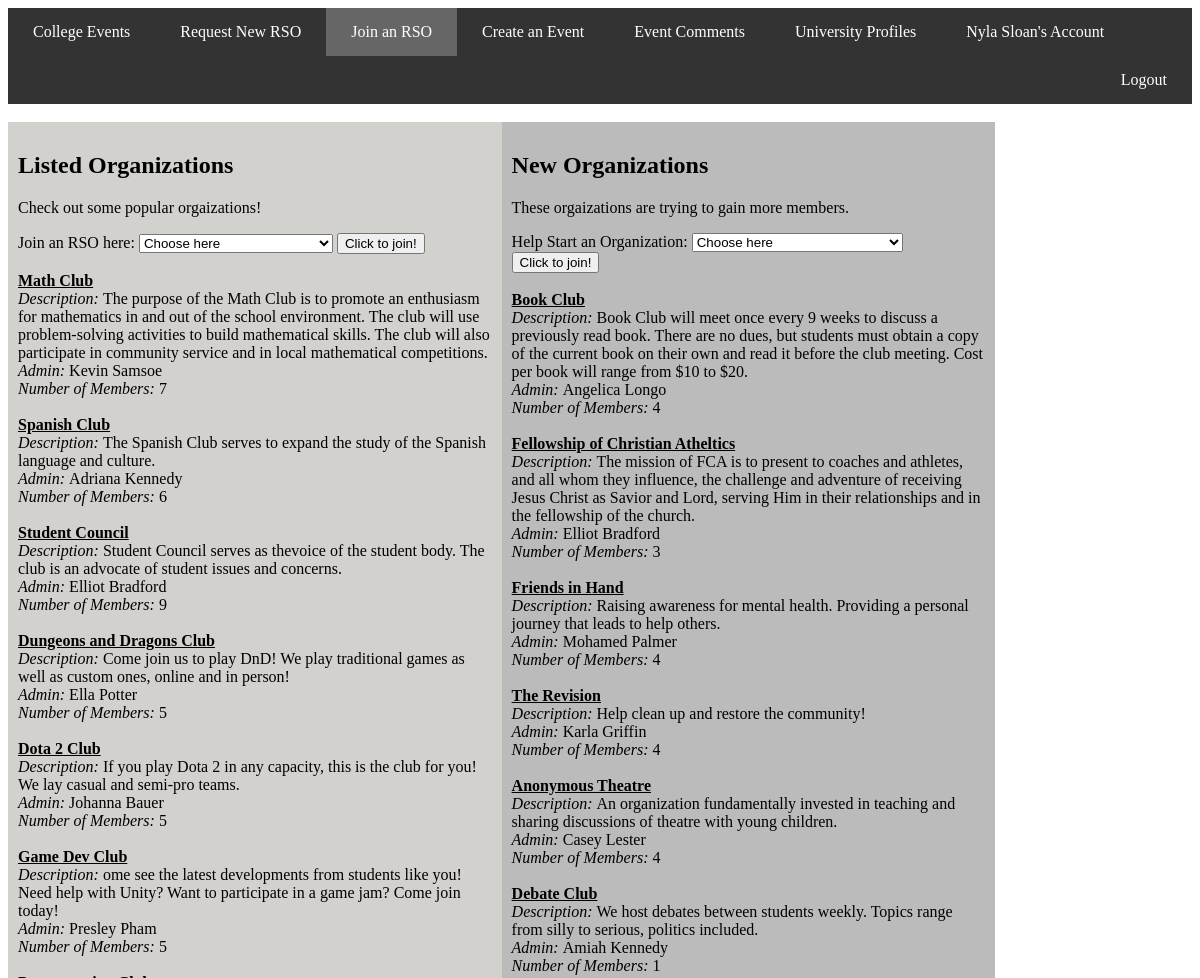
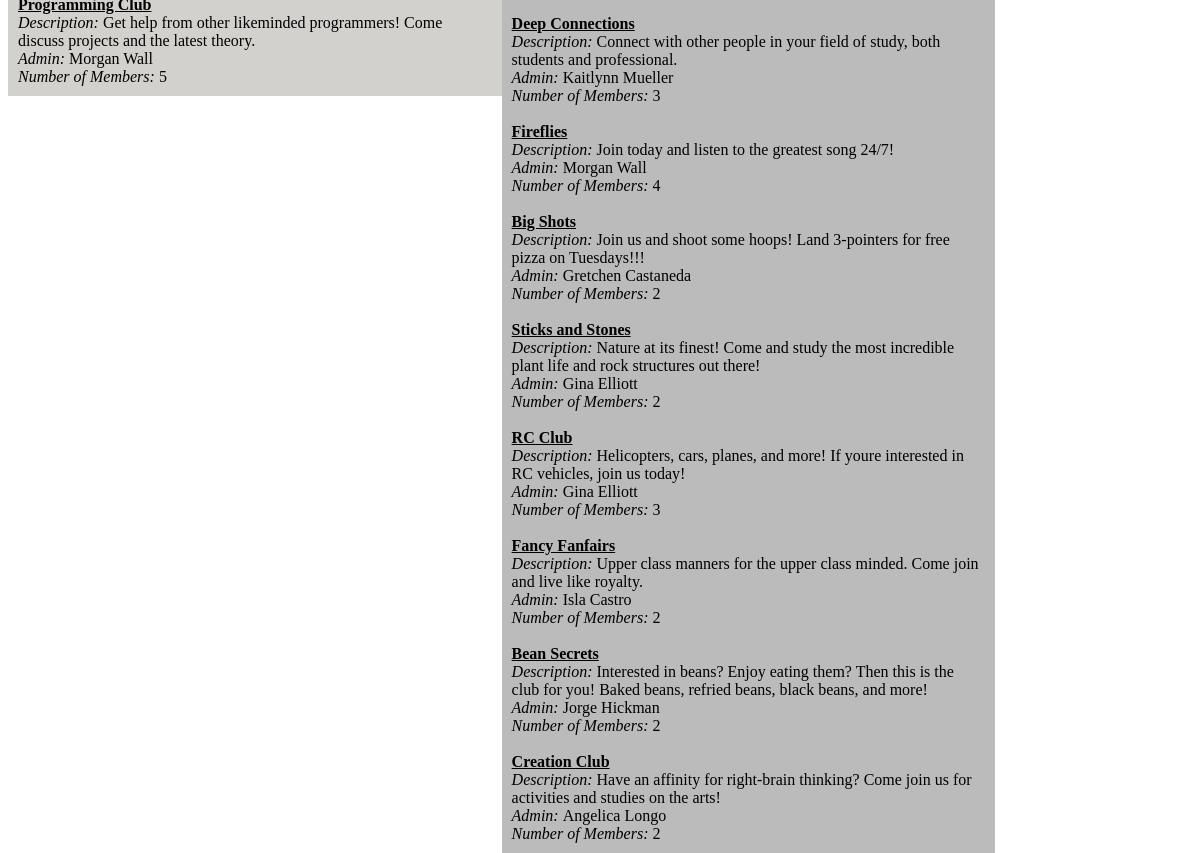
The page /CollegeEvents/joinRSO.php (signed in) on the database its author committed (2 pictures, top to bottom).
### tables this page shows
CREATE TABLE `users` (
  `id` bigint(20) NOT NULL,
  `user_id` bigint(20) NOT NULL,
  `name` varchar(100) NOT NULL,
  `password` varchar(100) NOT NULL,
  `email` varchar(100) NOT NULL,
  `acc_type` varchar(100) NOT NULL,
  `university` varchar(100) NOT NULL,
  `followingRSOs` varchar(1000) NOT NULL
);

CREATE TABLE `organizations` (
  `id` int(11) NOT NULL,
  `rso_name` varchar(100) NOT NULL,
  `description` varchar(1000) NOT NULL,
  `user_name` varchar(100) NOT NULL,
  `user_id` bigint(20) NOT NULL,
  `members` bigint(20) NOT NULL
);

### CollegeEvents/functions.php (called while the page is built, shortened)
<?php
function check_login($con){
	if(isset($_SESSION['userID'])){
		$id = $_SESSION['userID'];
		$query = "SELECT * FROM users where user_id = '$id' limit 1";
		$result = mysqli_query($con, $query);
		if($result && mysqli_num_rows($result) > 0){
			$user_data = mysqli_fetch_assoc($result);
			return $user_data;
		}
	}
	die;
}

### CollegeEvents/joinRSO.php (the view, shortened to what this page needs)
<?php
		include("connection.php");
		include("functions.php");
		$user_data = check_login($con);
 ?>
 <!DOCTYPE html>
 <html>
 <head>
 </head>
 <body>
	<div class="navbar">
	  <a href="index.php">College Events</a>
	  <a href="newRSO.php">Request New RSO</a>
	  <a href="joinRSO.php" class="active">Join an RSO</a>
	  <a href="newEvent.php">Create an Event</a>
	  <a href="eventComments.php">Event Comments</a>
	  <a href="uniProfile.php">University Profiles</a>
	  <a href="account.php"> <?php echo $user_data['name']; ?>'s Account</a>
	  <a href="logout.php" class="right">Logout</a>
	</div><br>
	<form method="post" class="column1" style="background-color:#D3D1CD;">
	    <h2>Listed Organizations</h2>
	    <p>Check out some popular orgaizations!</p>
		<label for="userRSO">Join an RSO here: </label>
		<select name="userRSO">
			<option selected disabled hidden>Choose here</option>
		</select>
		<input id="button" type="submit" value="Click to join!")"><br>
	 	<?php
			$query2 = "SELECT * FROM organizations";
			$result2 = mysqli_query($con,$query2);
			if(mysqli_num_rows($result2) > 0){
				while($data = mysqli_fetch_assoc($result2)){
					if($data['members'] >= 5){
						print "<br><strong><u>" . $data['rso_name'] . "</u></strong><br>";
						echo "<em>Description: </em>" . $data['description'] . "<br>";
						echo "<em>Admin: </em>" . $data['user_name'] . "<br>";
						echo "<em>Number of Members: </em>" . $data['members'] . "<br>";
						$data_id = $data['user_id'];
						$sql = "UPDATE users SET acc_type='Admin' WHERE user_id='$data_id'";
						mysqli_query($con, $sql);
					}
				}
			}
	 	?>
 	 </form>
 	 <form method="post" class="column2" style="background-color:#bbb;">
	    <h2>New Organizations</h2>
	    <p>These orgaizations are trying to gain more members.</p>
	    <label for="userRSO">Help Start an Organization: </label>
		<select name="userRSO">
			<option selected disabled hidden>Choose here</option>
		</select>
		<input id="button" type="submit" value="Click to join!")"> <br>
		<?php
			$query2 = "SELECT * FROM organizations";
			$result2 = mysqli_query($con,$query2);
			if(mysqli_num_rows($result2) > 0){
				while($data = mysqli_fetch_assoc($result2)){
					if($data['members'] < 5){
						print "<br><strong><u>" . $data['rso_name'] . "</u></strong><br>";
						echo "<em>Description: </em>" . $data['description'] . "<br>";
						echo "<em>Admin: </em>" . $data['user_name'] . "<br>";
						echo "<em>Number of Members: </em>" . $data['members'] . "<br>";
					}
				}
			}
	 	?>
  	</form>
 </body>
 </html>

### CollegeEvents/joinRSO.php (style rules this page uses)
.navbar { overflow: hidden; background-color: #333; position: sticky; position: -webkit-sticky; }
.navbar a { float: left; display: block; color: white; text-align: center; padding: 15px 25px; text-decoration: none; }
.navbar a.active { background-color: #666; color: white; }
.navbar a.right { float: right; }
.column1 { float: left; width: 40%; padding: 10px; }
.column2 { float: left; width: 40%; padding: 10px; }

### rows shown on the page
users: name "Nyla Sloan"
organizations: rso_name "Math Club", description "The purpose of the Math Club is to promote an enthusiasm for mathematics in and out of the school environment. The club will use problem-solving activities to build mathematical skills. The club will also participate in community service and in local mathematical competitions.", user_name "Kevin Samsoe", members "7"
organizations: rso_name "Spanish Club", description "The Spanish Club serves to expand the study of the Spanish language and culture.", user_name "Adriana Kennedy", members "6"
organizations: rso_name "Student Council", description "Student Council serves as thevoice of the student body. The club is an advocate of student issues and concerns.", user_name "Elliot Bradford", members "9"
organizations: rso_name "Dungeons and Dragons Club", description "Come join us to play DnD! We play traditional games as well as custom ones, online and in person!", user_name "Ella Potter", members "5"
organizations: rso_name "Dota 2 Club", description "If you play Dota 2 in any capacity, this is the club for you! We lay casual and semi-pro teams.", user_name "Johanna Bauer", members "5"
organizations: rso_name "Game Dev Club", description "ome see the latest developments from students like you! Need help with Unity? Want to participate in a game jam? Come join today!", user_name "Presley Pham", members "5"
organizations: rso_name "Programming Club", description "Get help from other likeminded programmers! Come discuss projects and the latest theory.", user_name "Morgan Wall", members "5"
organizations: rso_name "Book Club", description "Book Club will meet once every 9 weeks to discuss a previously read book. There are no dues, but students must obtain a copy of the current book on their own and read it before the club meeting. Cost per book will range from $10 to $20.", user_name "Angelica Longo", members "4"
organizations: rso_name "Fellowship of Christian Atheltics", description "The mission of FCA is to present to coaches and athletes, and all whom they influence, the challenge and adventure of receiving Jesus Christ as Savior and Lord, serving Him in their relationships and in the fellowship of the church.", user_name "Elliot Bradford", members "3"
organizations: rso_name "Friends in Hand", description "Raising awareness for mental health. Providing a personal journey that leads to help others.", user_name "Mohamed Palmer", members "4"
organizations: rso_name "The Revision", description "Help clean up and restore the community!", user_name "Karla Griffin", members "4"
organizations: rso_name "Anonymous Theatre", description "An organization fundamentally invested in teaching and sharing discussions of theatre with young children.", user_name "Casey Lester", members "4"
organizations: rso_name "Debate Club", description "We host debates between students weekly. Topics range from silly to serious, politics included.", user_name "Amiah Kennedy", members "1"
organizations: rso_name "Deep Connections", description "Connect with other people in your field of study, both students and professional.", user_name "Kaitlynn Mueller", members "3"
organizations: rso_name "Fireflies", description "Join today and listen to the greatest song 24/7!", user_name "Morgan Wall", members "4"
organizations: rso_name "Big Shots", description "Join us and shoot some hoops! Land 3-pointers for free pizza on Tuesdays!!!", user_name "Gretchen Castaneda", members "2"
organizations: rso_name "Sticks and Stones", description "Nature at its finest! Come and study the most incredible plant life and rock structures out there!", user_name "Gina Elliott", members "2"
organizations: rso_name "RC Club", description "Helicopters, cars, planes, and more! If youre interested in RC vehicles, join us today!", user_name "Gina Elliott", members "3"
organizations: rso_name "Fancy Fanfairs", description "Upper class manners for the upper class minded. Come join and live like royalty.", user_name "Isla Castro", members "2"
organizations: rso_name "Bean Secrets", description "Interested in beans? Enjoy eating them? Then this is the club for you! Baked beans, refried beans, black beans, and more!", user_name "Jorge Hickman", members "2"
organizations: rso_name "Creation Club", description "Have an affinity for right-brain thinking? Come join us for activities and studies on the arts!", user_name "Angelica Longo", members "2"
